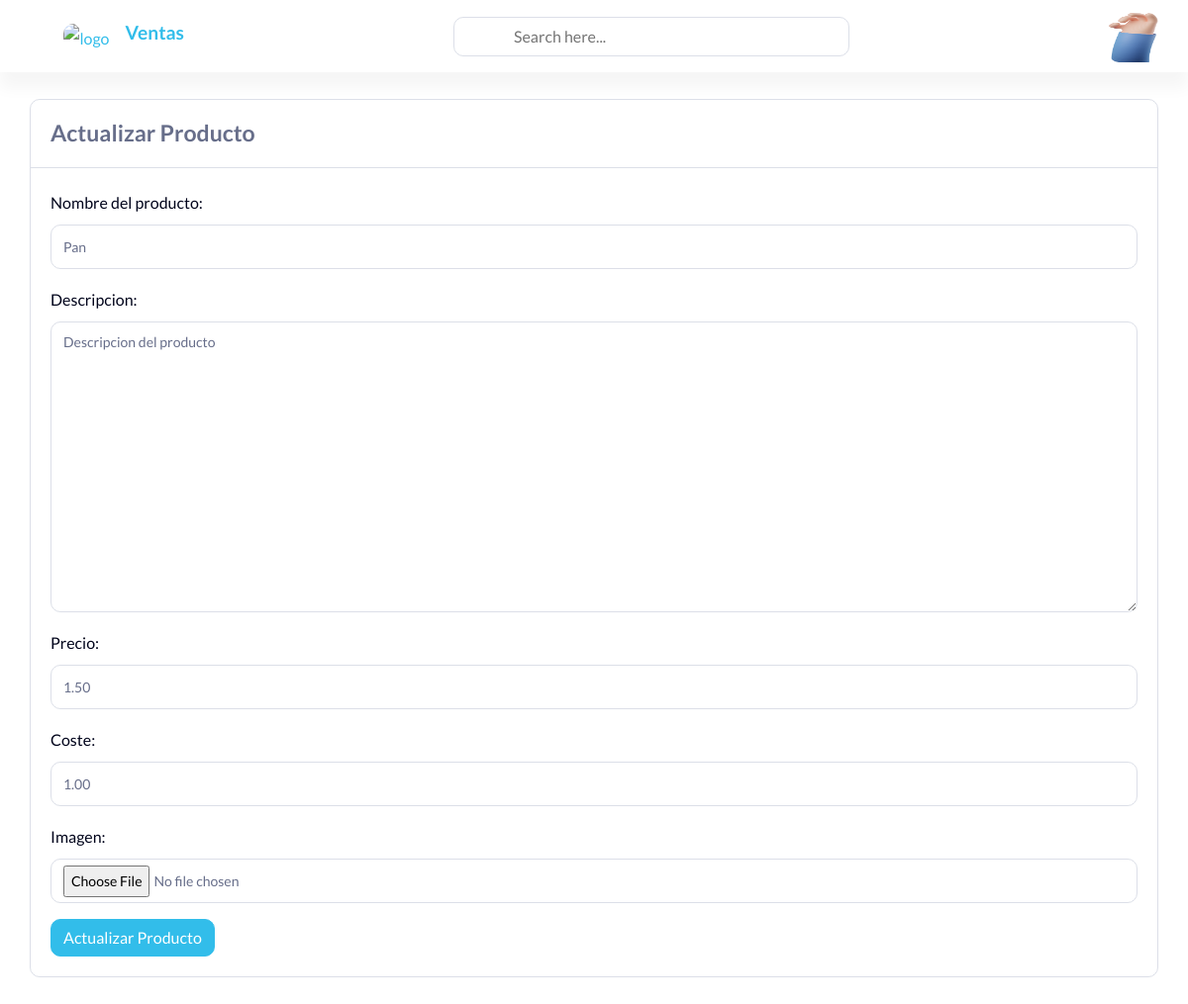
The app's page /products/edit/1/ with its own data.
### products/models.py (models this page shows, shortened)
class Producto(models.Model):
    name = models.CharField(max_length= 100, verbose_name= 'Nombre del producto')
    price = models.DecimalField(decimal_places= 2, max_digits= 10 ,verbose_name='Precio')
    cost = models.DecimalField(decimal_places= 2, max_digits= 10 ,verbose_name= 'Coste')
    image =  models.ImageField(upload_to= 'img/productos', null = True, blank = True, verbose_name= 'Imagen')
    description = models.TextField(max_length=100, verbose_name= 'Descripcion')
    class Meta:
        verbose_name = 'Producto'
        verbose_name_plural = 'Productos'

### products/views.py (the view)
# urls.py: path('edit/<int:pk>/', views.ProductoUpdateView.as_view(), name='update_product'),
class ProductoUpdateView(UpdateView):
    model = Producto
    form_class = ProductoForm
    template_name = "update_product.html"
    field = '__all__'
    success_url = '/products/list/'

### products/forms.py
class ProductoForm(forms.ModelForm):
    class Meta:
        model = Producto
        fields = (
            'name',
            'description',
            'price',
            'cost',
            'image',
        )
        widgets = {
            'name': forms.TextInput(attrs={'class': 'form-control'}),
            'price': forms.NumberInput(attrs={'class': 'form-control'}),
            'cost': forms.NumberInput(attrs={'class': 'form-control'}),
            'image': forms.FileInput(attrs={'class': 'form-control image-file'}),
            'description': forms.Textarea(attrs={'class': 'form-control'}),
        }

### products/templates/update_product.html (shortened to what this page needs)
{% extends 'index.html' %}
{% block content %}
<div class="wrapper">
                <div class="content-page">
         <div class="container-fluid add-form-list">
            <div class="row">
                <div class="col-sm-12">
                    <div class="card">
                        <div class="card-header d-flex justify-content-between">
                            <div class="header-title">
                                <h4 class="card-title">Actualizar Producto</h4>
                            </div>
                        </div>
                        <div class="card-body" >
                            <form method="POST" enctype='multipart/form-data'>
                                {{form.as_p}}
                                <button type="submit" class="btn btn-primary mr-2">Actualizar Producto</button>
                            </form>
                        </div>
                    </div>
                </div>
            </div>
        </div>
          </div>
        </div>
{% endblock content %}

### records on screen
Producto: name "Pan", description "Descripcion del producto", price "1.50", cost "1.00"
